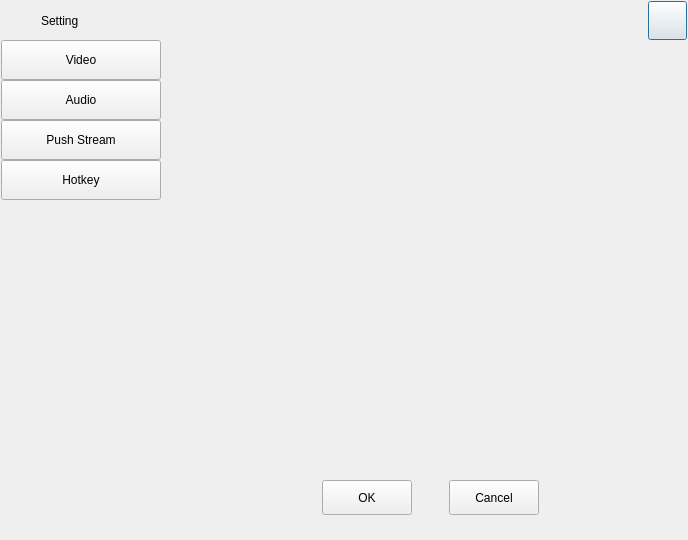
<?xml version="1.0" encoding="UTF-8"?>
<ui version="4.0">
 <class>AdvancedSettingWid</class>
 <widget class="QDialog" name="AdvancedSettingWid">
  <property name="geometry">
   <rect>
    <x>0</x>
    <y>0</y>
    <width>688</width>
    <height>540</height>
   </rect>
  </property>
  <property name="sizePolicy">
   <sizepolicy hsizetype="Fixed" vsizetype="Fixed">
    <horstretch>0</horstretch>
    <verstretch>0</verstretch>
   </sizepolicy>
  </property>
  <property name="minimumSize">
   <size>
    <width>688</width>
    <height>540</height>
   </size>
  </property>
  <property name="maximumSize">
   <size>
    <width>688</width>
    <height>540</height>
   </size>
  </property>
  <property name="windowTitle">
   <string>AdvancedSettingWid</string>
  </property>
  <layout class="QVBoxLayout" name="verticalLayout">
   <property name="spacing">
    <number>0</number>
   </property>
   <property name="leftMargin">
    <number>1</number>
   </property>
   <property name="topMargin">
    <number>1</number>
   </property>
   <property name="rightMargin">
    <number>1</number>
   </property>
   <property name="bottomMargin">
    <number>1</number>
   </property>
   <item>
    <widget class="QWidget" name="LeftTitleWid" native="true">
     <property name="sizePolicy">
      <sizepolicy hsizetype="Preferred" vsizetype="Fixed">
       <horstretch>0</horstretch>
       <verstretch>0</verstretch>
      </sizepolicy>
     </property>
     <property name="minimumSize">
      <size>
       <width>0</width>
       <height>39</height>
      </size>
     </property>
     <property name="maximumSize">
      <size>
       <width>16777215</width>
       <height>39</height>
      </size>
     </property>
     <widget class="QPushButton" name="CloseBtn">
      <property name="geometry">
       <rect>
        <x>647</x>
        <y>0</y>
        <width>39</width>
        <height>39</height>
       </rect>
      </property>
      <property name="sizePolicy">
       <sizepolicy hsizetype="Fixed" vsizetype="Fixed">
        <horstretch>0</horstretch>
        <verstretch>0</verstretch>
       </sizepolicy>
      </property>
      <property name="text">
       <string/>
      </property>
     </widget>
     <widget class="QLabel" name="HintLab">
      <property name="geometry">
       <rect>
        <x>9</x>
        <y>9</y>
        <width>22</width>
        <height>22</height>
       </rect>
      </property>
      <property name="minimumSize">
       <size>
        <width>22</width>
        <height>22</height>
       </size>
      </property>
      <property name="maximumSize">
       <size>
        <width>22</width>
        <height>22</height>
       </size>
      </property>
      <property name="text">
       <string/>
      </property>
     </widget>
     <widget class="QLabel" name="SettingTitleLab">
      <property name="geometry">
       <rect>
        <x>40</x>
        <y>9</y>
        <width>133</width>
        <height>22</height>
       </rect>
      </property>
      <property name="sizePolicy">
       <sizepolicy hsizetype="Fixed" vsizetype="Fixed">
        <horstretch>0</horstretch>
        <verstretch>0</verstretch>
       </sizepolicy>
      </property>
      <property name="minimumSize">
       <size>
        <width>133</width>
        <height>22</height>
       </size>
      </property>
      <property name="maximumSize">
       <size>
        <width>133</width>
        <height>22</height>
       </size>
      </property>
      <property name="text">
       <string>Setting</string>
      </property>
     </widget>
    </widget>
   </item>
   <item>
    <layout class="QHBoxLayout" name="CenterHLayout">
     <property name="spacing">
      <number>0</number>
     </property>
     <item>
      <widget class="QWidget" name="LeftWid" native="true">
       <property name="sizePolicy">
        <sizepolicy hsizetype="Fixed" vsizetype="Preferred">
         <horstretch>0</horstretch>
         <verstretch>0</verstretch>
        </sizepolicy>
       </property>
       <property name="minimumSize">
        <size>
         <width>160</width>
         <height>0</height>
        </size>
       </property>
       <property name="maximumSize">
        <size>
         <width>160</width>
         <height>16777215</height>
        </size>
       </property>
       <layout class="QVBoxLayout" name="LeftWidVLayout">
        <property name="spacing">
         <number>0</number>
        </property>
        <property name="leftMargin">
         <number>0</number>
        </property>
        <property name="topMargin">
         <number>0</number>
        </property>
        <property name="rightMargin">
         <number>0</number>
        </property>
        <property name="bottomMargin">
         <number>0</number>
        </property>
        <item>
         <widget class="QWidget" name="LeftBtnWid" native="true">
          <property name="sizePolicy">
           <sizepolicy hsizetype="Fixed" vsizetype="Minimum">
            <horstretch>0</horstretch>
            <verstretch>0</verstretch>
           </sizepolicy>
          </property>
          <property name="minimumSize">
           <size>
            <width>160</width>
            <height>0</height>
           </size>
          </property>
          <property name="maximumSize">
           <size>
            <width>160</width>
            <height>16777215</height>
           </size>
          </property>
          <layout class="QVBoxLayout" name="LeftBtnWidVLayout">
           <property name="spacing">
            <number>0</number>
           </property>
           <property name="leftMargin">
            <number>0</number>
           </property>
           <property name="topMargin">
            <number>0</number>
           </property>
           <property name="rightMargin">
            <number>0</number>
           </property>
           <property name="bottomMargin">
            <number>0</number>
           </property>
           <item>
            <widget class="QPushButton" name="VideoSettingBtn">
             <property name="sizePolicy">
              <sizepolicy hsizetype="Fixed" vsizetype="Fixed">
               <horstretch>0</horstretch>
               <verstretch>0</verstretch>
              </sizepolicy>
             </property>
             <property name="minimumSize">
              <size>
               <width>160</width>
               <height>40</height>
              </size>
             </property>
             <property name="maximumSize">
              <size>
               <width>160</width>
               <height>40</height>
              </size>
             </property>
             <property name="text">
              <string>Video</string>
             </property>
             <property name="checkable">
              <bool>true</bool>
             </property>
            </widget>
           </item>
           <item>
            <widget class="QPushButton" name="AudioSettingBtn">
             <property name="sizePolicy">
              <sizepolicy hsizetype="Fixed" vsizetype="Fixed">
               <horstretch>0</horstretch>
               <verstretch>0</verstretch>
              </sizepolicy>
             </property>
             <property name="minimumSize">
              <size>
               <width>160</width>
               <height>40</height>
              </size>
             </property>
             <property name="maximumSize">
              <size>
               <width>160</width>
               <height>40</height>
              </size>
             </property>
             <property name="text">
              <string>Audio</string>
             </property>
             <property name="checkable">
              <bool>true</bool>
             </property>
            </widget>
           </item>
           <item>
            <widget class="QPushButton" name="PushStreamBtn">
             <property name="sizePolicy">
              <sizepolicy hsizetype="Fixed" vsizetype="Fixed">
               <horstretch>0</horstretch>
               <verstretch>0</verstretch>
              </sizepolicy>
             </property>
             <property name="minimumSize">
              <size>
               <width>160</width>
               <height>40</height>
              </size>
             </property>
             <property name="maximumSize">
              <size>
               <width>160</width>
               <height>40</height>
              </size>
             </property>
             <property name="text">
              <string>Push Stream</string>
             </property>
             <property name="checkable">
              <bool>true</bool>
             </property>
            </widget>
           </item>
           <item>
            <widget class="QPushButton" name="HotkeyBtn">
             <property name="sizePolicy">
              <sizepolicy hsizetype="Fixed" vsizetype="Fixed">
               <horstretch>0</horstretch>
               <verstretch>0</verstretch>
              </sizepolicy>
             </property>
             <property name="minimumSize">
              <size>
               <width>160</width>
               <height>40</height>
              </size>
             </property>
             <property name="maximumSize">
              <size>
               <width>160</width>
               <height>40</height>
              </size>
             </property>
             <property name="text">
              <string>Hotkey</string>
             </property>
             <property name="checkable">
              <bool>true</bool>
             </property>
            </widget>
           </item>
          </layout>
         </widget>
        </item>
        <item>
         <spacer name="verticalSpacer">
          <property name="orientation">
           <enum>Qt::Vertical</enum>
          </property>
          <property name="sizeHint" stdset="0">
           <size>
            <width>20</width>
            <height>40</height>
           </size>
          </property>
         </spacer>
        </item>
       </layout>
      </widget>
     </item>
     <item>
      <widget class="QStackedWidget" name="SettingStackedWid">
       <property name="lineWidth">
        <number>0</number>
       </property>
       <property name="currentIndex">
        <number>0</number>
       </property>
       <widget class="QScrollArea" name="VideoSettingScrollArea">
        <property name="frameShape">
         <enum>QFrame::NoFrame</enum>
        </property>
        <property name="frameShadow">
         <enum>QFrame::Plain</enum>
        </property>
        <property name="lineWidth">
         <number>0</number>
        </property>
        <property name="widgetResizable">
         <bool>true</bool>
        </property>
        <widget class="QWidget" name="VideoSettingPage">
         <property name="geometry">
          <rect>
           <x>0</x>
           <y>0</y>
           <width>524</width>
           <height>421</height>
          </rect>
         </property>
         <property name="sizePolicy">
          <sizepolicy hsizetype="Expanding" vsizetype="Expanding">
           <horstretch>0</horstretch>
           <verstretch>0</verstretch>
          </sizepolicy>
         </property>
         <layout class="QGridLayout" name="VSGLayout">
          <property name="leftMargin">
           <number>0</number>
          </property>
          <property name="topMargin">
           <number>0</number>
          </property>
          <property name="rightMargin">
           <number>0</number>
          </property>
          <property name="bottomMargin">
           <number>0</number>
          </property>
          <property name="spacing">
           <number>0</number>
          </property>
         </layout>
        </widget>
       </widget>
       <widget class="QWidget" name="AudioSettingPage">
        <layout class="QGridLayout" name="ASGLayout">
         <property name="leftMargin">
          <number>0</number>
         </property>
         <property name="topMargin">
          <number>0</number>
         </property>
         <property name="rightMargin">
          <number>0</number>
         </property>
         <property name="bottomMargin">
          <number>0</number>
         </property>
         <property name="spacing">
          <number>0</number>
         </property>
        </layout>
       </widget>
       <widget class="QWidget" name="PushStreamPage">
        <layout class="QGridLayout" name="PSGLayout">
         <property name="leftMargin">
          <number>0</number>
         </property>
         <property name="topMargin">
          <number>0</number>
         </property>
         <property name="rightMargin">
          <number>0</number>
         </property>
         <property name="bottomMargin">
          <number>0</number>
         </property>
         <property name="spacing">
          <number>0</number>
         </property>
        </layout>
       </widget>
       <widget class="QScrollArea" name="HotkeySettingScrollArea">
        <property name="frameShape">
         <enum>QFrame::NoFrame</enum>
        </property>
        <property name="frameShadow">
         <enum>QFrame::Plain</enum>
        </property>
        <property name="lineWidth">
         <number>0</number>
        </property>
        <property name="widgetResizable">
         <bool>true</bool>
        </property>
        <widget class="QWidget" name="HotkeyPage">
         <property name="geometry">
          <rect>
           <x>0</x>
           <y>0</y>
           <width>524</width>
           <height>421</height>
          </rect>
         </property>
         <property name="sizePolicy">
          <sizepolicy hsizetype="Expanding" vsizetype="Expanding">
           <horstretch>0</horstretch>
           <verstretch>0</verstretch>
          </sizepolicy>
         </property>
         <property name="minimumSize">
          <size>
           <width>0</width>
           <height>0</height>
          </size>
         </property>
         <property name="maximumSize">
          <size>
           <width>16777215</width>
           <height>16777215</height>
          </size>
         </property>
         <layout class="QGridLayout" name="HKGLayout">
          <property name="leftMargin">
           <number>0</number>
          </property>
          <property name="topMargin">
           <number>0</number>
          </property>
          <property name="rightMargin">
           <number>0</number>
          </property>
          <property name="bottomMargin">
           <number>0</number>
          </property>
          <property name="spacing">
           <number>0</number>
          </property>
         </layout>
        </widget>
       </widget>
      </widget>
     </item>
    </layout>
   </item>
   <item>
    <layout class="QHBoxLayout" name="BottomHLayout">
     <property name="spacing">
      <number>0</number>
     </property>
     <item>
      <widget class="QWidget" name="BtnBottomWid" native="true">
       <property name="sizePolicy">
        <sizepolicy hsizetype="Fixed" vsizetype="Fixed">
         <horstretch>0</horstretch>
         <verstretch>0</verstretch>
        </sizepolicy>
       </property>
       <property name="minimumSize">
        <size>
         <width>160</width>
         <height>74</height>
        </size>
       </property>
       <property name="maximumSize">
        <size>
         <width>160</width>
         <height>74</height>
        </size>
       </property>
      </widget>
     </item>
     <item>
      <widget class="QWidget" name="StackBottomWid" native="true">
       <property name="minimumSize">
        <size>
         <width>0</width>
         <height>74</height>
        </size>
       </property>
       <property name="maximumSize">
        <size>
         <width>16777215</width>
         <height>74</height>
        </size>
       </property>
       <widget class="QPushButton" name="SetBtn">
        <property name="geometry">
         <rect>
          <x>161</x>
          <y>15</y>
          <width>90</width>
          <height>35</height>
         </rect>
        </property>
        <property name="sizePolicy">
         <sizepolicy hsizetype="Fixed" vsizetype="Fixed">
          <horstretch>0</horstretch>
          <verstretch>0</verstretch>
         </sizepolicy>
        </property>
        <property name="minimumSize">
         <size>
          <width>90</width>
          <height>35</height>
         </size>
        </property>
        <property name="maximumSize">
         <size>
          <width>90</width>
          <height>35</height>
         </size>
        </property>
        <property name="text">
         <string>OK</string>
        </property>
       </widget>
       <widget class="QPushButton" name="CancelBtn">
        <property name="geometry">
         <rect>
          <x>288</x>
          <y>15</y>
          <width>90</width>
          <height>35</height>
         </rect>
        </property>
        <property name="sizePolicy">
         <sizepolicy hsizetype="Fixed" vsizetype="Fixed">
          <horstretch>0</horstretch>
          <verstretch>0</verstretch>
         </sizepolicy>
        </property>
        <property name="minimumSize">
         <size>
          <width>90</width>
          <height>35</height>
         </size>
        </property>
        <property name="maximumSize">
         <size>
          <width>90</width>
          <height>35</height>
         </size>
        </property>
        <property name="text">
         <string>Cancel</string>
        </property>
       </widget>
      </widget>
     </item>
    </layout>
   </item>
  </layout>
 </widget>
 <layoutdefault spacing="6" margin="11"/>
 <resources/>
 <connections/>
</ui>
